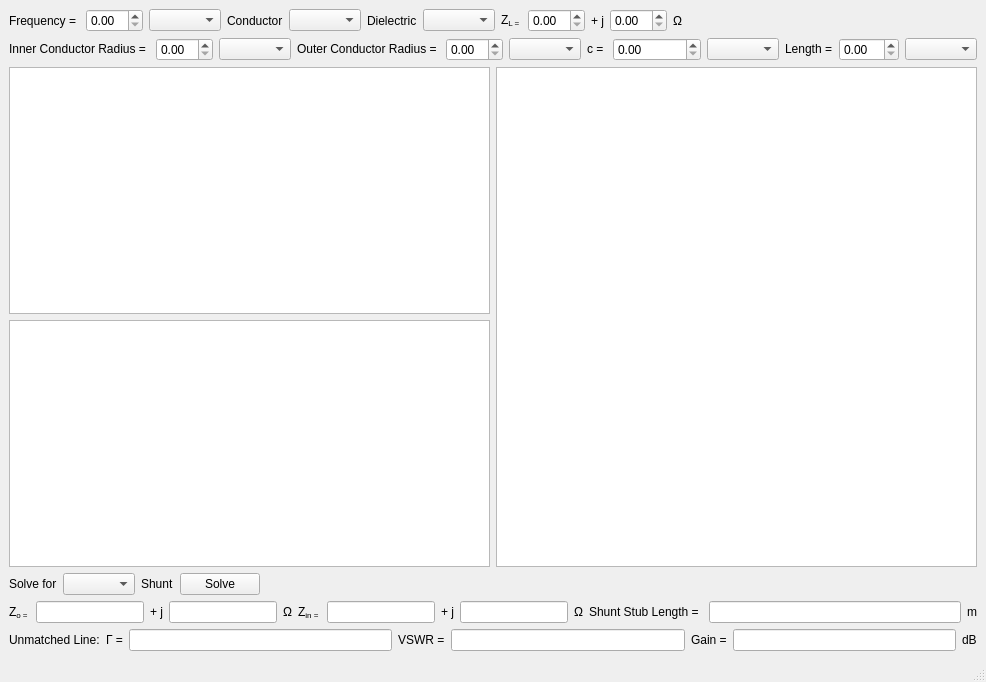
<?xml version="1.0" encoding="UTF-8"?>
<ui version="4.0">
 <class>MainWindow</class>
 <widget class="QMainWindow" name="MainWindow">
  <property name="geometry">
   <rect>
    <x>0</x>
    <y>0</y>
    <width>986</width>
    <height>682</height>
   </rect>
  </property>
  <property name="windowTitle">
   <string>MainWindow</string>
  </property>
  <widget class="QWidget" name="centralwidget">
   <layout class="QVBoxLayout" name="verticalLayout_5">
    <item>
     <layout class="QVBoxLayout" name="verticalLayout_4">
      <item>
       <layout class="QVBoxLayout" name="verticalLayout">
        <item>
         <layout class="QHBoxLayout" name="horizontalLayout_20">
          <item>
           <layout class="QHBoxLayout" name="horizontalLayout_4">
            <item>
             <widget class="QLabel" name="label_11">
              <property name="text">
               <string>Frequency = </string>
              </property>
             </widget>
            </item>
            <item>
             <widget class="QDoubleSpinBox" name="freqlineEdit"/>
            </item>
            <item>
             <widget class="QComboBox" name="hzUnits">
              <property name="sizePolicy">
               <sizepolicy hsizetype="Fixed" vsizetype="Fixed">
                <horstretch>0</horstretch>
                <verstretch>0</verstretch>
               </sizepolicy>
              </property>
             </widget>
            </item>
           </layout>
          </item>
          <item>
           <layout class="QHBoxLayout" name="horizontalLayout_8">
            <item>
             <layout class="QHBoxLayout" name="horizontalLayout_7">
              <item>
               <widget class="QLabel" name="label_8">
                <property name="text">
                 <string>Conductor</string>
                </property>
               </widget>
              </item>
              <item>
               <widget class="QComboBox" name="conductor_select">
                <property name="sizePolicy">
                 <sizepolicy hsizetype="Fixed" vsizetype="Fixed">
                  <horstretch>0</horstretch>
                  <verstretch>0</verstretch>
                 </sizepolicy>
                </property>
               </widget>
              </item>
             </layout>
            </item>
            <item>
             <layout class="QHBoxLayout" name="horizontalLayout_11">
              <item>
               <widget class="QLabel" name="label_9">
                <property name="text">
                 <string>Dielectric</string>
                </property>
               </widget>
              </item>
              <item>
               <widget class="QComboBox" name="dielectric_select">
                <property name="sizePolicy">
                 <sizepolicy hsizetype="Fixed" vsizetype="Fixed">
                  <horstretch>0</horstretch>
                  <verstretch>0</verstretch>
                 </sizepolicy>
                </property>
               </widget>
              </item>
             </layout>
            </item>
           </layout>
          </item>
          <item>
           <layout class="QHBoxLayout" name="horizontalLayout_3">
            <item>
             <widget class="QLabel" name="label_5">
              <property name="text">
               <string>Z&lt;sub&gt;L = </string>
              </property>
             </widget>
            </item>
            <item>
             <widget class="QDoubleSpinBox" name="real_impedence"/>
            </item>
            <item>
             <widget class="QLabel" name="label_6">
              <property name="text">
               <string>+ j</string>
              </property>
             </widget>
            </item>
            <item>
             <widget class="QDoubleSpinBox" name="fake_impedence"/>
            </item>
            <item>
             <widget class="QLabel" name="label_7">
              <property name="text">
               <string>Ω</string>
              </property>
             </widget>
            </item>
           </layout>
          </item>
          <item>
           <spacer name="horizontalSpacer_2">
            <property name="orientation">
             <enum>Qt::Orientation::Horizontal</enum>
            </property>
            <property name="sizeHint" stdset="0">
             <size>
              <width>98</width>
              <height>23</height>
             </size>
            </property>
           </spacer>
          </item>
         </layout>
        </item>
        <item>
         <layout class="QHBoxLayout" name="horizontalLayout_21">
          <item>
           <layout class="QHBoxLayout" name="horizontalLayout_2">
            <item>
             <widget class="QLabel" name="label_27">
              <property name="sizePolicy">
               <sizepolicy hsizetype="Fixed" vsizetype="Fixed">
                <horstretch>0</horstretch>
                <verstretch>0</verstretch>
               </sizepolicy>
              </property>
              <property name="text">
               <string>Inner Conductor Radius = </string>
              </property>
             </widget>
            </item>
            <item>
             <widget class="QDoubleSpinBox" name="a_lineedit"/>
            </item>
            <item>
             <widget class="QComboBox" name="a_units">
              <property name="sizePolicy">
               <sizepolicy hsizetype="Fixed" vsizetype="Fixed">
                <horstretch>0</horstretch>
                <verstretch>0</verstretch>
               </sizepolicy>
              </property>
             </widget>
            </item>
           </layout>
          </item>
          <item>
           <layout class="QHBoxLayout" name="horizontalLayout_10">
            <item>
             <widget class="QLabel" name="label_26">
              <property name="sizePolicy">
               <sizepolicy hsizetype="Fixed" vsizetype="Fixed">
                <horstretch>0</horstretch>
                <verstretch>0</verstretch>
               </sizepolicy>
              </property>
              <property name="text">
               <string>Outer Conductor Radius = </string>
              </property>
             </widget>
            </item>
            <item>
             <widget class="QDoubleSpinBox" name="b_lineedit"/>
            </item>
            <item>
             <widget class="QComboBox" name="b_units">
              <property name="sizePolicy">
               <sizepolicy hsizetype="Fixed" vsizetype="Fixed">
                <horstretch>0</horstretch>
                <verstretch>0</verstretch>
               </sizepolicy>
              </property>
             </widget>
            </item>
           </layout>
          </item>
          <item>
           <layout class="QHBoxLayout" name="horizontalLayout_9">
            <item>
             <widget class="QLabel" name="label_2">
              <property name="sizePolicy">
               <sizepolicy hsizetype="Fixed" vsizetype="Fixed">
                <horstretch>0</horstretch>
                <verstretch>0</verstretch>
               </sizepolicy>
              </property>
              <property name="text">
               <string>c = </string>
              </property>
             </widget>
            </item>
            <item>
             <widget class="QDoubleSpinBox" name="c_lineedit"/>
            </item>
            <item>
             <widget class="QComboBox" name="c_units">
              <property name="sizePolicy">
               <sizepolicy hsizetype="Fixed" vsizetype="Fixed">
                <horstretch>0</horstretch>
                <verstretch>0</verstretch>
               </sizepolicy>
              </property>
             </widget>
            </item>
           </layout>
          </item>
          <item>
           <layout class="QHBoxLayout" name="horizontalLayout">
            <item>
             <widget class="QLabel" name="label_3">
              <property name="sizePolicy">
               <sizepolicy hsizetype="Fixed" vsizetype="Fixed">
                <horstretch>0</horstretch>
                <verstretch>0</verstretch>
               </sizepolicy>
              </property>
              <property name="text">
               <string>Length =</string>
              </property>
             </widget>
            </item>
            <item>
             <widget class="QDoubleSpinBox" name="l_lineedit"/>
            </item>
            <item>
             <widget class="QComboBox" name="length_units">
              <property name="sizePolicy">
               <sizepolicy hsizetype="Fixed" vsizetype="Fixed">
                <horstretch>0</horstretch>
                <verstretch>0</verstretch>
               </sizepolicy>
              </property>
             </widget>
            </item>
           </layout>
          </item>
         </layout>
        </item>
       </layout>
      </item>
      <item>
       <layout class="QHBoxLayout" name="horizontalLayout_22">
        <item>
         <layout class="QVBoxLayout" name="verticalLayout_3">
          <item>
           <widget class="QGraphicsView" name="wave_view">
            <property name="sizePolicy">
             <sizepolicy hsizetype="Expanding" vsizetype="Expanding">
              <horstretch>0</horstretch>
              <verstretch>0</verstretch>
             </sizepolicy>
            </property>
           </widget>
          </item>
          <item>
           <widget class="QGraphicsView" name="circuit_view">
            <property name="sizePolicy">
             <sizepolicy hsizetype="Expanding" vsizetype="Expanding">
              <horstretch>0</horstretch>
              <verstretch>0</verstretch>
             </sizepolicy>
            </property>
           </widget>
          </item>
         </layout>
        </item>
        <item>
         <widget class="QGraphicsView" name="graphicsView"/>
        </item>
       </layout>
      </item>
      <item>
       <layout class="QVBoxLayout" name="verticalLayout_2">
        <item>
         <layout class="QHBoxLayout" name="horizontalLayout_6">
          <item>
           <widget class="QLabel" name="label_13">
            <property name="text">
             <string>Solve for</string>
            </property>
           </widget>
          </item>
          <item>
           <widget class="QComboBox" name="termination_box"/>
          </item>
          <item>
           <widget class="QLabel" name="label_25">
            <property name="text">
             <string>Shunt</string>
            </property>
           </widget>
          </item>
          <item>
           <widget class="QPushButton" name="solve_btn">
            <property name="text">
             <string>Solve</string>
            </property>
           </widget>
          </item>
          <item>
           <spacer name="horizontalSpacer">
            <property name="orientation">
             <enum>Qt::Orientation::Horizontal</enum>
            </property>
            <property name="sizeHint" stdset="0">
             <size>
              <width>468</width>
              <height>20</height>
             </size>
            </property>
           </spacer>
          </item>
         </layout>
        </item>
        <item>
         <layout class="QHBoxLayout" name="horizontalLayout_19">
          <item>
           <layout class="QHBoxLayout" name="horizontalLayout_18">
            <item>
             <layout class="QHBoxLayout" name="horizontalLayout_5">
              <item>
               <widget class="QLabel" name="label_12">
                <property name="text">
                 <string>Z&lt;sub&gt;o = </string>
                </property>
               </widget>
              </item>
              <item>
               <widget class="QLineEdit" name="char_impedence_real">
                <property name="readOnly">
                 <bool>true</bool>
                </property>
               </widget>
              </item>
              <item>
               <widget class="QLabel" name="label_14">
                <property name="text">
                 <string>+ j</string>
                </property>
               </widget>
              </item>
              <item>
               <widget class="QLineEdit" name="char_impedence_fake">
                <property name="readOnly">
                 <bool>true</bool>
                </property>
               </widget>
              </item>
              <item>
               <widget class="QLabel" name="label_10">
                <property name="text">
                 <string>Ω</string>
                </property>
               </widget>
              </item>
             </layout>
            </item>
            <item>
             <layout class="QHBoxLayout" name="horizontalLayout_12">
              <item>
               <widget class="QLabel" name="label_16">
                <property name="text">
                 <string>Z&lt;sub&gt;in = </string>
                </property>
               </widget>
              </item>
              <item>
               <widget class="QLineEdit" name="input_impedence_real">
                <property name="readOnly">
                 <bool>true</bool>
                </property>
               </widget>
              </item>
              <item>
               <widget class="QLabel" name="label_17">
                <property name="text">
                 <string>+ j</string>
                </property>
               </widget>
              </item>
              <item>
               <widget class="QLineEdit" name="input_impedence_fake">
                <property name="readOnly">
                 <bool>true</bool>
                </property>
               </widget>
              </item>
              <item>
               <widget class="QLabel" name="label_15">
                <property name="text">
                 <string>Ω</string>
                </property>
               </widget>
              </item>
             </layout>
            </item>
           </layout>
          </item>
          <item>
           <layout class="QHBoxLayout" name="horizontalLayout_13">
            <item>
             <widget class="QLabel" name="label_18">
              <property name="text">
               <string>&lt;html&gt;&lt;head/&gt;&lt;body&gt;&lt;p&gt;Shunt Stub Length = &lt;/p&gt;&lt;/body&gt;&lt;/html&gt;</string>
              </property>
             </widget>
            </item>
            <item>
             <widget class="QLineEdit" name="shunt_stub_length">
              <property name="readOnly">
               <bool>true</bool>
              </property>
             </widget>
            </item>
            <item>
             <widget class="QLabel" name="label_24">
              <property name="text">
               <string>m</string>
              </property>
             </widget>
            </item>
           </layout>
          </item>
         </layout>
        </item>
        <item>
         <layout class="QHBoxLayout" name="horizontalLayout_17">
          <item>
           <widget class="QLabel" name="label_23">
            <property name="text">
             <string>Unmatched Line:</string>
            </property>
           </widget>
          </item>
          <item>
           <layout class="QHBoxLayout" name="horizontalLayout_15">
            <item>
             <widget class="QLabel" name="label_20">
              <property name="text">
               <string>&lt;html&gt;&lt;head/&gt;&lt;body&gt;&lt;p&gt;Γ =&lt;/p&gt;&lt;/body&gt;&lt;/html&gt;</string>
              </property>
             </widget>
            </item>
            <item>
             <widget class="QLineEdit" name="reflection">
              <property name="readOnly">
               <bool>true</bool>
              </property>
             </widget>
            </item>
           </layout>
          </item>
          <item>
           <layout class="QHBoxLayout" name="horizontalLayout_16">
            <item>
             <widget class="QLabel" name="label_19">
              <property name="text">
               <string>&lt;html&gt;&lt;head/&gt;&lt;body&gt;&lt;p&gt;VSWR =&lt;/p&gt;&lt;/body&gt;&lt;/html&gt;</string>
              </property>
             </widget>
            </item>
            <item>
             <widget class="QLineEdit" name="vswr">
              <property name="readOnly">
               <bool>true</bool>
              </property>
             </widget>
            </item>
           </layout>
          </item>
          <item>
           <layout class="QHBoxLayout" name="horizontalLayout_14">
            <item>
             <widget class="QLabel" name="label_21">
              <property name="text">
               <string>&lt;html&gt;&lt;head/&gt;&lt;body&gt;&lt;p&gt;Gain =&lt;/p&gt;&lt;/body&gt;&lt;/html&gt;</string>
              </property>
             </widget>
            </item>
            <item>
             <widget class="QLineEdit" name="gain">
              <property name="readOnly">
               <bool>true</bool>
              </property>
             </widget>
            </item>
            <item>
             <widget class="QLabel" name="label_22">
              <property name="text">
               <string>dB</string>
              </property>
             </widget>
            </item>
           </layout>
          </item>
         </layout>
        </item>
       </layout>
      </item>
     </layout>
    </item>
   </layout>
  </widget>
  <widget class="QMenuBar" name="menubar">
   <property name="geometry">
    <rect>
     <x>0</x>
     <y>0</y>
     <width>986</width>
     <height>22</height>
    </rect>
   </property>
  </widget>
  <widget class="QStatusBar" name="statusbar"/>
 </widget>
 <resources/>
 <connections/>
</ui>
